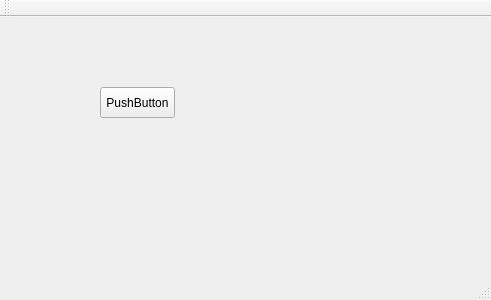
<?xml version="1.0" encoding="UTF-8"?>
<ui version="4.0">
 <class>HReducer</class>
 <widget class="QMainWindow" name="HReducer">
  <property name="geometry">
   <rect>
    <x>0</x>
    <y>0</y>
    <width>491</width>
    <height>300</height>
   </rect>
  </property>
  <property name="windowTitle">
   <string>HReducer</string>
  </property>
  <widget class="QWidget" name="centralWidget">
   <widget class="QPushButton" name="pushButton">
    <property name="geometry">
     <rect>
      <x>100</x>
      <y>70</y>
      <width>75</width>
      <height>31</height>
     </rect>
    </property>
    <property name="text">
     <string>PushButton</string>
    </property>
   </widget>
  </widget>
  <widget class="QMenuBar" name="menuBar">
   <property name="geometry">
    <rect>
     <x>0</x>
     <y>0</y>
     <width>491</width>
     <height>23</height>
    </rect>
   </property>
  </widget>
  <widget class="QToolBar" name="mainToolBar">
   <attribute name="toolBarArea">
    <enum>TopToolBarArea</enum>
   </attribute>
   <attribute name="toolBarBreak">
    <bool>false</bool>
   </attribute>
  </widget>
  <widget class="QStatusBar" name="statusBar"/>
 </widget>
 <layoutdefault spacing="6" margin="11"/>
 <resources/>
 <connections>
  <connection>
   <sender>pushButton</sender>
   <signal>clicked()</signal>
   <receiver>HReducer</receiver>
   <slot>enSure()</slot>
   <hints>
    <hint type="sourcelabel">
     <x>160</x>
     <y>114</y>
    </hint>
    <hint type="destinationlabel">
     <x>256</x>
     <y>113</y>
    </hint>
   </hints>
  </connection>
 </connections>
 <slots>
  <slot>enSure()</slot>
 </slots>
</ui>
